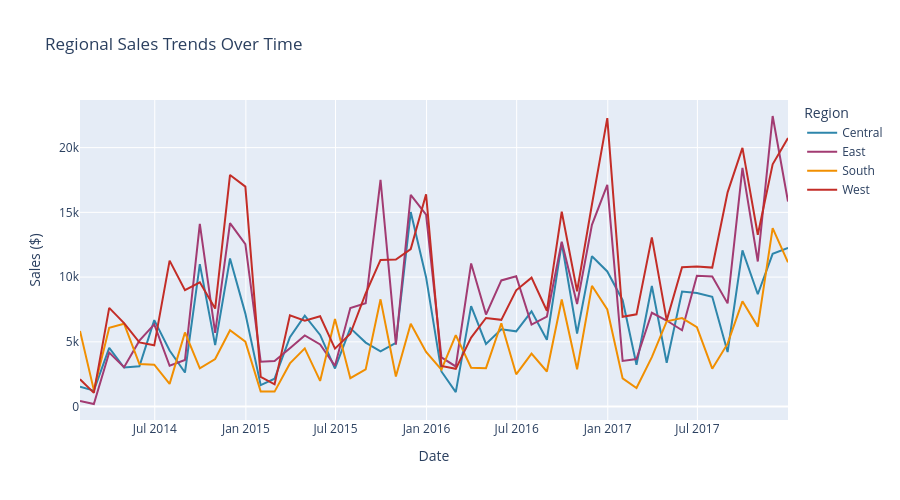

Write notebook code for a chart like this one.
### Code cell
# Regional performance over time
regional_time = df.groupby([pd.Grouper(key='Order Date', freq='M'), 'Region'])['Sales'].sum().reset_index()

fig = px.line(regional_time, x='Order Date', y='Sales', color='Region',
              title='Regional Sales Trends Over Time',
              labels={'Sales': 'Sales ($)', 'Order Date': 'Date'},
              color_discrete_sequence=['#2E86AB', '#A23B72', '#F18F01', '#C32D27'])

fig.update_layout(height=500, hovermode='x unified')
fig.show()
